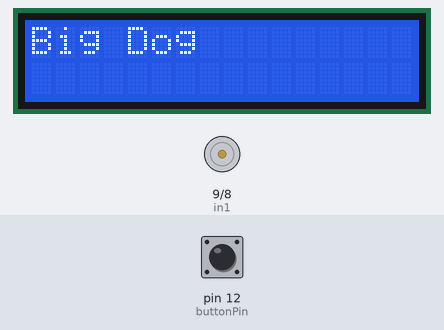
Recording of a sketch running on a simulated Arduino Uno, built with avr-gcc and run on an emulated ATmega328P. Parts: 16×2 character LCD, motor-driver pin pairs drawn as motors (green arrow = first pin HIGH = forward, orange = second pin HIGH = backward, longer = more drive, scaled by the enable pin). Inputs (shaded band) come from the test bench; at power-on: pin 12 (buttonPin) HIGH.

Above: at 1.2 s.
1.3 s: pin 12 (buttonPin) pulled LOW for 0.15 s
At 2.2 s:
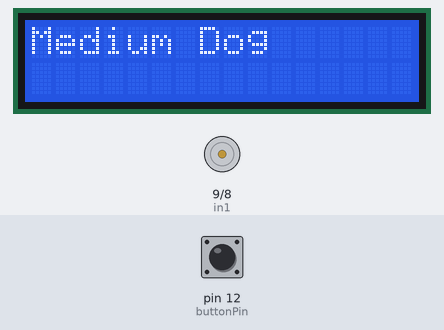
2.9 s: pin 12 (buttonPin) pulled LOW for 1 s
At 3.4 s:
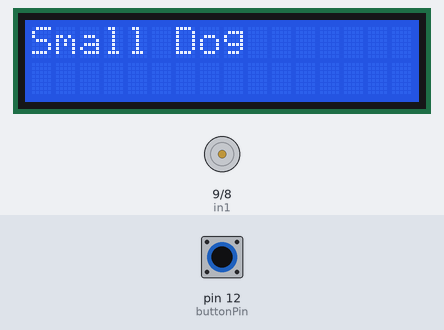
6.9 s: pin 12 (buttonPin) pulled LOW for 0.15 s
At 7.9 s:
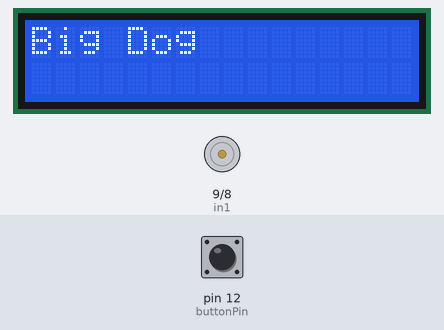
8.5 s: pin 12 (buttonPin) pulled LOW for 3.2 s
At 14.4 s:
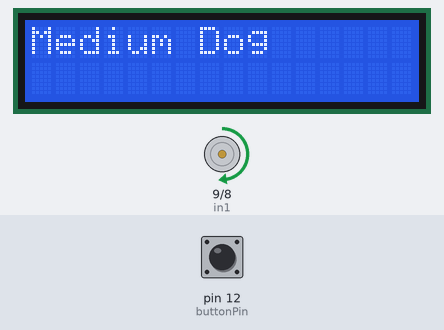
14.7 s: pin 12 (buttonPin) driven LOW
At 16.0 s:
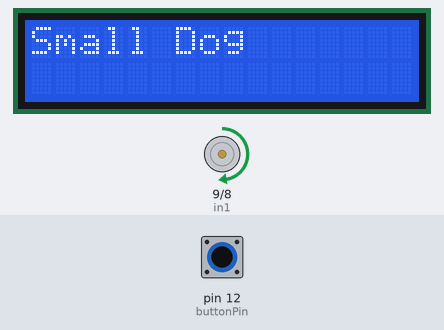
Timing chart, 0 to 18.5 s (numbered marks = the images above; inputs shaded):
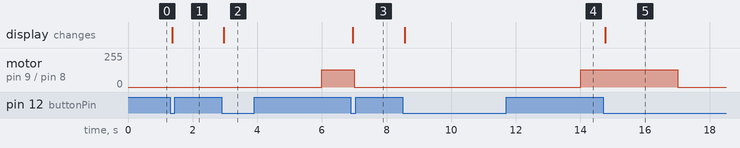

The sketch:

main.ino
```cpp
#include <Wire.h>
#include <LiquidCrystal_I2C.h>

const int enA = 10;
const int in1 = 9;
const int in2 = 8;
const int buttonPin = 12;

LiquidCrystal_I2C lcd(0x27, 16, 2);

int buttonState = 0;
int lastButtonState = 0;
unsigned long lastDebounceTime = 0;
unsigned long debounceDelay = 50;

const unsigned long restTime = 5000;
unsigned long motorRunTime = 0;
unsigned long motorStartTime = 0;

int mode = 0;
const char* modeNames[] = {"Big Dog", "Medium Dog", "Small Dog"};
const unsigned long modeRunTimes[] = {5000, 3000, 1000};

void setup() {
  lcd.init();
  lcd.backlight();

  pinMode(enA, OUTPUT);
  pinMode(in1, OUTPUT);
  pinMode(in2, OUTPUT);
  pinMode(buttonPin, INPUT_PULLUP);

  updateLCD();
}

void loop() {
  int reading = digitalRead(buttonPin);

  if (reading != lastButtonState) {
    lastDebounceTime = millis();
  }

  if ((millis() - lastDebounceTime) > debounceDelay) {
    if (reading != buttonState) {
      buttonState = reading;

      if (buttonState == LOW) {
        mode = (mode + 1) % 3;
        updateLCD();
      }
    }
  }

  lastButtonState = reading;

  if (millis() - motorStartTime > modeRunTimes[mode] + restTime) {
    motorRunTime = modeRunTimes[mode];
    motorStartTime = millis();
    digitalWrite(in1, HIGH);
    digitalWrite(in2, LOW);
    analogWrite(enA, 128);
  }

  if (millis() - motorStartTime > motorRunTime) {
    analogWrite(enA, 0);
  }
}

void updateLCD() {
  lcd.clear();
  lcd.setCursor(0, 0);
  lcd.print(modeNames[mode]);
}
```

Measured:
- after the input at 1.3 s, the display: changes after 0.06 s (image 1)
- after the input at 2.9 s, motor on pin 9 (in1) / pin 8 (in2): stopped → forward 128/255 after 3.1 s; the display: changes after 0.06 s (image 2)
- after the input at 6.9 s, the display: changes after 0.06 s (image 3)
- after the input at 8.5 s, motor on pin 9 (in1) / pin 8 (in2): stopped → forward 128/255 after 5.5 s; the display: changes after 0.06 s (image 4)
- after the input at 14.7 s, the display: changes after 0.06 s (image 5)
